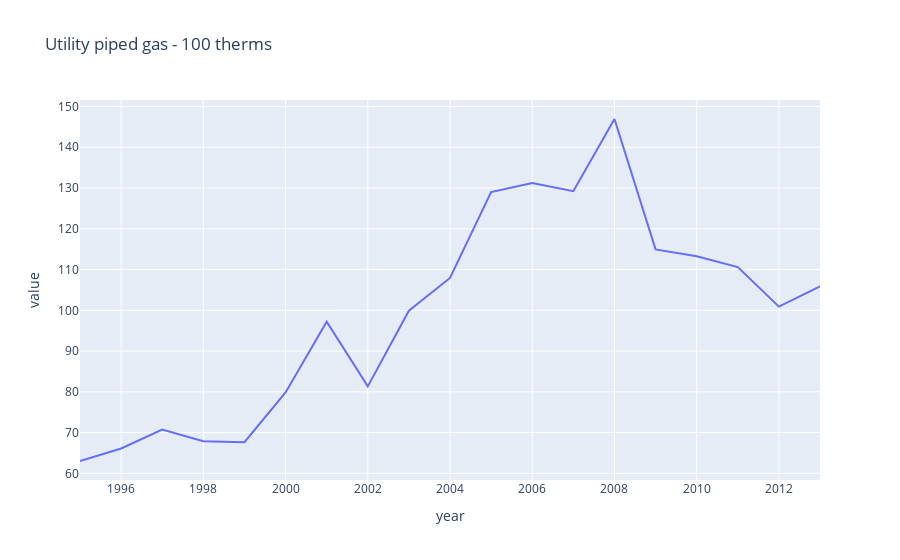
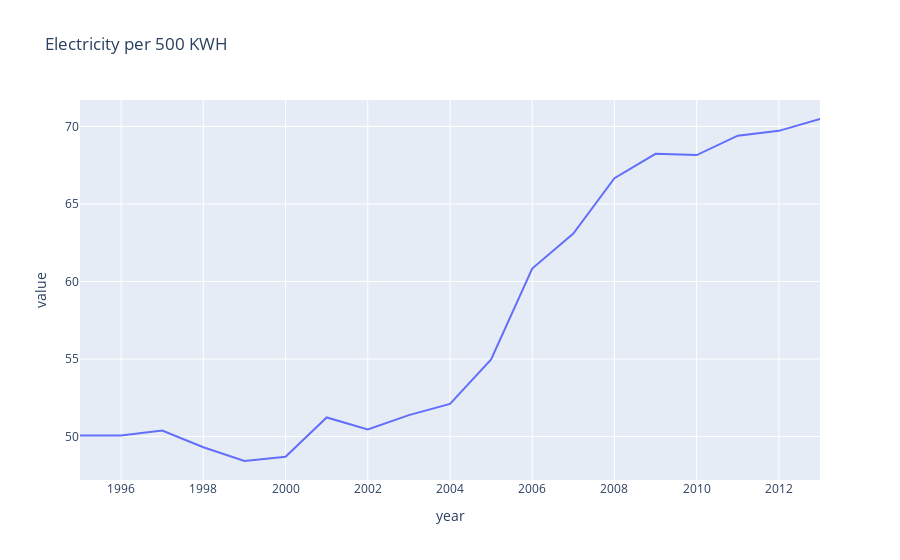
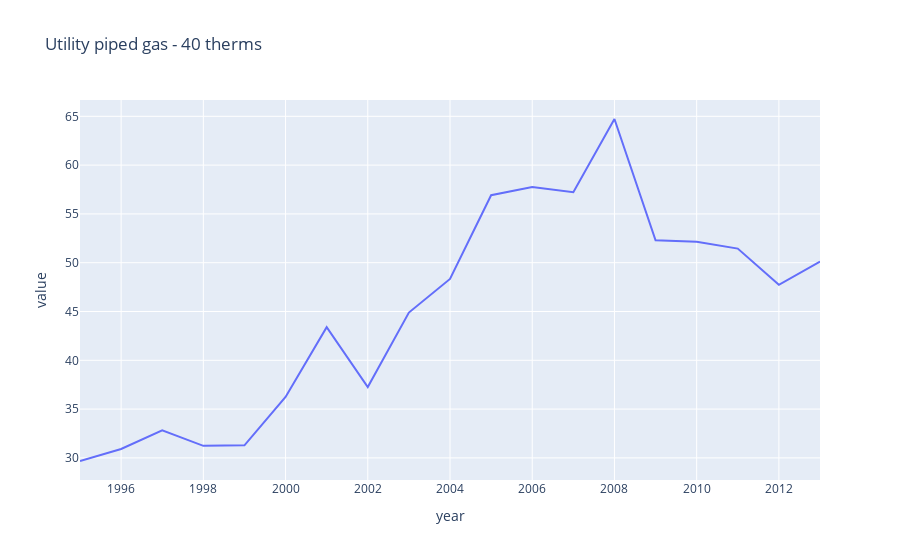
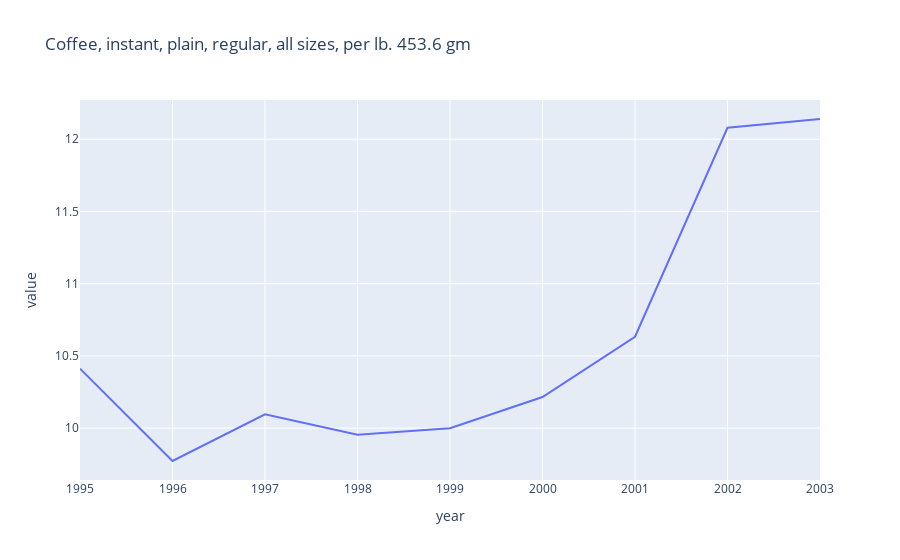

These figures' notebook cell, in order:
### Markdown cell above
<h1>
    EDA (Exploratory Data Analysis)
</h1>

<ol>
    <h2>Top 10 Expensive Items</h2>
    <li>I created a table of the top 10 most expensive items and their average costs</li>
    <li>Then, based on this list of items, I created plotly interactive graphs of their changes in price from 1995-2022</li>
    <h2>Top 10 Most Volatile Items</h2>
    <li>I found the top 10 most volatile items, and their STD's</li>
    <li>Then, based on this list, I used plotly to show their price change from 1995-2022</li>
    <h2>Top 10 Most Volatile Areas</h2>
    <li>I created a table of the top 10 most price changing areas</li>
    <li>Then, I created a bar chart to show their STD's in relation to one-another</li>
</ol>

### Code cell
# Looking at top 10 most expensive items

topTenExpensive = pd.DataFrame((complete_df.groupby(['item_name']).value.mean()).sort_values(ascending=False).reset_index().head(10))
byItem = pd.DataFrame((complete_df.groupby(['year', 'item_name']).value.mean()).reset_index())

print('Plotting the Top 10 most expensive items over 1995-2022')
print('')
print(topTenExpensive)

for name in topTenExpensive['item_name']:
    fig = px.line(byItem[byItem['item_name'] == name], x='year', y='value', title=name)
    fig.show()

### Figure 1 — Plotly figure (JSON) as saved in the notebook; plotly's stock layout.template omitted (floating-point values rounded to 4 significant figures)
{"data": [{"hovertemplate": "year=%{x}<br>value=%{y}<extra></extra>", "legendgroup": "", "line": {"color": "#636efa", "dash": "solid"}, "marker": {"symbol": "circle"}, "mode": "lines", "name": "", "orientation": "v", "showlegend": false, "type": "scatter", "x": [1995, 1996, 1997, 1998, 1999, 2000, 2001, 2002, 2003, 2004, 2005, 2006, 2007, 2008, 2009, 2010, 2011, 2012, 2013], "xaxis": "x", "y": [63.03, 66.11, 70.74, 67.9, 67.64, 79.85, 97.2, 81.34, 99.9, 107.9, 129.0, 131.2, 129.2, 146.9, 115.0, 113.2, 110.6, 100.9, 105.9], "yaxis": "y"}], "layout": {"autosize": true, "legend": {"tracegroupgap": 0}, "title": {"text": "Utility piped gas - 100 therms"}, "xaxis": {"anchor": "y", "autorange": true, "domain": [0, 1], "range": [1995, 2013], "title": {"text": "year"}, "type": "linear"}, "yaxis": {"anchor": "x", "autorange": true, "domain": [0, 1], "range": [58.37, 151.6], "title": {"text": "value"}, "type": "linear"}}}

### Figure 2 — Plotly figure (JSON) as saved in the notebook; plotly's stock layout.template omitted (floating-point values rounded to 4 significant figures)
{"data": [{"hovertemplate": "year=%{x}<br>value=%{y}<extra></extra>", "legendgroup": "", "line": {"color": "#636efa", "dash": "solid"}, "marker": {"symbol": "circle"}, "mode": "lines", "name": "", "orientation": "v", "showlegend": false, "type": "scatter", "x": [1995, 1996, 1997, 1998, 1999, 2000, 2001, 2002, 2003, 2004, 2005, 2006, 2007, 2008, 2009, 2010, 2011, 2012, 2013], "xaxis": "x", "y": [50.06, 50.07, 50.38, 49.3, 48.42, 48.69, 51.23, 50.46, 51.38, 52.1, 54.97, 60.84, 63.09, 66.67, 68.23, 68.15, 69.41, 69.72, 70.48], "yaxis": "y"}], "layout": {"autosize": true, "legend": {"tracegroupgap": 0}, "title": {"text": "Electricity per 500 KWH"}, "xaxis": {"anchor": "y", "autorange": true, "domain": [0, 1], "range": [1995, 2013], "title": {"text": "year"}, "type": "linear"}, "yaxis": {"anchor": "x", "autorange": true, "domain": [0, 1], "range": [47.19, 71.71], "title": {"text": "value"}, "type": "linear"}}}

### Figure 3 — Plotly figure (JSON) as saved in the notebook; plotly's stock layout.template omitted (floating-point values rounded to 4 significant figures)
{"data": [{"hovertemplate": "year=%{x}<br>value=%{y}<extra></extra>", "legendgroup": "", "line": {"color": "#636efa", "dash": "solid"}, "marker": {"symbol": "circle"}, "mode": "lines", "name": "", "orientation": "v", "showlegend": false, "type": "scatter", "x": [1995, 1996, 1997, 1998, 1999, 2000, 2001, 2002, 2003, 2004, 2005, 2006, 2007, 2008, 2009, 2010, 2011, 2012, 2013], "xaxis": "x", "y": [29.68, 30.91, 32.84, 31.23, 31.29, 36.25, 43.39, 37.26, 44.89, 48.34, 56.91, 57.75, 57.22, 64.73, 52.29, 52.16, 51.44, 47.73, 50.11], "yaxis": "y"}], "layout": {"autosize": true, "legend": {"tracegroupgap": 0}, "title": {"text": "Utility piped gas - 40 therms"}, "xaxis": {"anchor": "y", "autorange": true, "domain": [0, 1], "range": [1995, 2013], "title": {"text": "year"}, "type": "linear"}, "yaxis": {"anchor": "x", "autorange": true, "domain": [0, 1], "range": [27.73, 66.67], "title": {"text": "value"}, "type": "linear"}}}

### Figure 4 — Plotly figure (JSON) as saved in the notebook; plotly's stock layout.template omitted (floating-point values rounded to 4 significant figures)
{"data": [{"hovertemplate": "year=%{x}<br>value=%{y}<extra></extra>", "legendgroup": "", "line": {"color": "#636efa", "dash": "solid"}, "marker": {"symbol": "circle"}, "mode": "lines", "name": "", "orientation": "v", "showlegend": false, "type": "scatter", "x": [1995, 1996, 1997, 1998, 1999, 2000, 2001, 2002, 2003], "xaxis": "x", "y": [10.41, 9.773, 10.1, 9.954, 9.999, 10.22, 10.63, 12.08, 12.14], "yaxis": "y"}], "layout": {"autosize": true, "legend": {"tracegroupgap": 0}, "title": {"text": "Coffee, instant, plain, regular, all sizes, per lb. 453.6 gm"}, "xaxis": {"anchor": "y", "autorange": true, "domain": [0, 1], "range": [1995, 2003], "title": {"text": "year"}, "type": "linear"}, "yaxis": {"anchor": "x", "autorange": true, "domain": [0, 1], "range": [9.641, 12.27], "title": {"text": "value"}, "type": "linear"}}}
